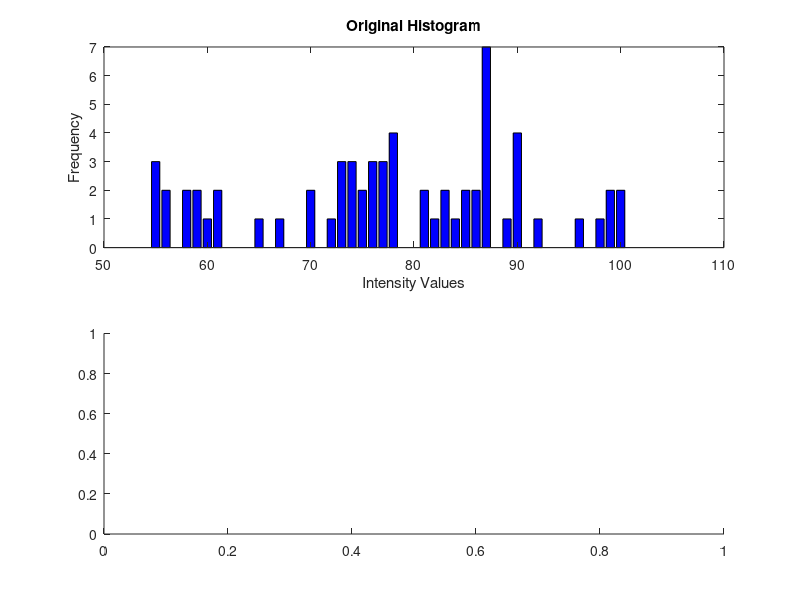

Source code (MATLAB): (Note: this script raises an error after producing the figure.)
%Created by Om Hajare
% Histogram Equlisation
clc;
clear all;
close all;

% Step 1: Generate a random 8x8 intensity matrix with values between 50 and 100
%Ir = imread("https://upload.wikimedia.org/wikipedia/commons/0/08/Unequalized_Hawkes_Bay_NZ.jpg"); % Values in the range [50, 100]


I = round(50 + (100 - 50) * rand(8)); % Values in the range [50, 100]

% Step 2: Flatten the matrix into a single row vector
Ia = I(:)'; % Flatten the matrix

% Step 3: Sort intensities
sortIa = sort(Ia);

% Step 4: Find unique intensities and their frequencies
[uniqueNumbers, ~, idx] = unique(sortIa); % Unique intensities and indices
frequencies = accumarray(idx, 1); % Frequency of each intensity

% Step 5: Calculate the cumulative distribution function (CDF)
cumulativeFrequencies = cumsum(frequencies);

% Total number of pixels in the image
totalPixels = numel(I);

% Minimum non-zero cumulative frequency
cdf_min = min(cumulativeFrequencies(cumulativeFrequencies > 0));

% Number of intensity levels (L = 256 for 8-bit grayscale)
L = 256;

% Step 6: Apply the histogram equalization formula
h_v = round(((cumulativeFrequencies - cdf_min) / (totalPixels - cdf_min)) * (L - 1));

% Step 7: Map the original intensities to equalized values
equalizedImage = zeros(size(I)); % Initialize equalized image
for i = 1:length(uniqueNumbers)
    equalizedImage(I == uniqueNumbers(i)) = h_v(i);
end

equalizedImage = uint8(equalizedImage);
I = uint8(I);

% Step 8: Plot the original and equalized histograms for comparison
figure(1);
subplot(2, 1, 1);
bar(uniqueNumbers, frequencies, 'FaceColor', 'b');
title('Original Histogram');
xlabel('Intensity Values');
ylabel('Frequency');

subplot(2, 1, 2);
bar(0:L-1, histcounts(equalizedImage(:), 0:L), 'FaceColor', 'r');
title('Equalized Histogram');
xlabel('Intensity Values');
ylabel('Frequency');

figure(2);
subplot(2, 1, 1);
imshow(I);
title('Original Matrix');
subplot(2, 1, 2);
imshow(equalizedImage);
title('After Histogram Equlisation');

